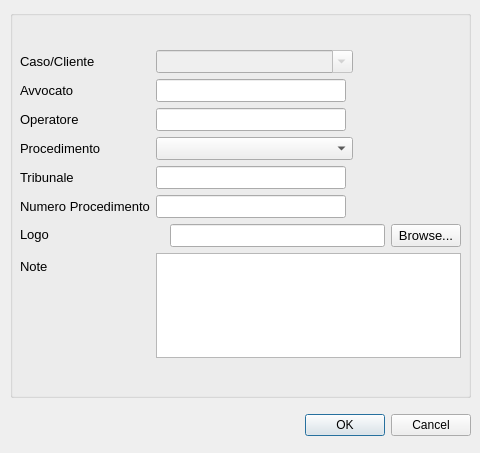
<?xml version="1.0" encoding="UTF-8"?>
<ui version="4.0">
 <class>Dialog</class>
 <widget class="QDialog" name="Dialog">
  <property name="geometry">
   <rect>
    <x>0</x>
    <y>0</y>
    <width>480</width>
    <height>453</height>
   </rect>
  </property>
  <property name="windowTitle">
   <string>Dialog</string>
  </property>
  <property name="windowIcon">
   <iconset>
    <normaloff>../images/FIT.svg</normaloff>../images/FIT.svg</iconset>
  </property>
  <widget class="QDialogButtonBox" name="buttonBox">
   <property name="geometry">
    <rect>
     <x>130</x>
     <y>410</y>
     <width>341</width>
     <height>31</height>
    </rect>
   </property>
   <property name="orientation">
    <enum>Qt::Horizontal</enum>
   </property>
   <property name="standardButtons">
    <set>QDialogButtonBox::Cancel|QDialogButtonBox::Ok</set>
   </property>
  </widget>
  <widget class="QGroupBox" name="group_box_case">
   <property name="geometry">
    <rect>
     <x>10</x>
     <y>10</y>
     <width>461</width>
     <height>388</height>
    </rect>
   </property>
   <property name="font">
    <font>
     <pointsize>10</pointsize>
    </font>
   </property>
   <widget class="QWidget" name="formLayoutWidget">
    <property name="geometry">
     <rect>
      <x>10</x>
      <y>40</y>
      <width>441</width>
      <height>308</height>
     </rect>
    </property>
    <layout class="QFormLayout" name="case_form_layout">
     <property name="fieldGrowthPolicy">
      <enum>QFormLayout::AllNonFixedFieldsGrow</enum>
     </property>
     <property name="horizontalSpacing">
      <number>6</number>
     </property>
     <property name="verticalSpacing">
      <number>6</number>
     </property>
     <item row="0" column="0">
      <widget class="QLabel" name="label_name">
       <property name="text">
        <string>Caso/Cliente</string>
       </property>
      </widget>
     </item>
     <item row="0" column="1">
      <widget class="QComboBox" name="name">
       <property name="enabled">
        <bool>false</bool>
       </property>
       <property name="minimumSize">
        <size>
         <width>44</width>
         <height>0</height>
        </size>
       </property>
       <property name="maximumSize">
        <size>
         <width>197</width>
         <height>16777215</height>
        </size>
       </property>
       <property name="editable">
        <bool>true</bool>
       </property>
      </widget>
     </item>
     <item row="1" column="0">
      <widget class="QLabel" name="label_lawyer_name">
       <property name="text">
        <string>Avvocato</string>
       </property>
      </widget>
     </item>
     <item row="1" column="1">
      <widget class="QLineEdit" name="lawyer_name">
       <property name="maximumSize">
        <size>
         <width>190</width>
         <height>16777215</height>
        </size>
       </property>
      </widget>
     </item>
     <item row="2" column="0">
      <widget class="QLabel" name="label_operator">
       <property name="text">
        <string>Operatore</string>
       </property>
      </widget>
     </item>
     <item row="2" column="1">
      <widget class="QLineEdit" name="operator">
       <property name="maximumSize">
        <size>
         <width>190</width>
         <height>16777215</height>
        </size>
       </property>
      </widget>
     </item>
     <item row="3" column="0">
      <widget class="QLabel" name="label_proceeding_type">
       <property name="text">
        <string>Procedimento</string>
       </property>
      </widget>
     </item>
     <item row="3" column="1">
      <widget class="QComboBox" name="proceeding_type">
       <property name="minimumSize">
        <size>
         <width>44</width>
         <height>0</height>
        </size>
       </property>
       <property name="maximumSize">
        <size>
         <width>197</width>
         <height>16777215</height>
        </size>
       </property>
      </widget>
     </item>
     <item row="4" column="0">
      <widget class="QLabel" name="label_courthouse">
       <property name="text">
        <string>Tribunale</string>
       </property>
      </widget>
     </item>
     <item row="4" column="1">
      <widget class="QLineEdit" name="courthouse">
       <property name="maximumSize">
        <size>
         <width>190</width>
         <height>16777215</height>
        </size>
       </property>
      </widget>
     </item>
     <item row="5" column="0">
      <widget class="QLabel" name="label_proceeding_number">
       <property name="text">
        <string>Numero Procedimento</string>
       </property>
      </widget>
     </item>
     <item row="5" column="1">
      <widget class="QLineEdit" name="proceeding_number">
       <property name="maximumSize">
        <size>
         <width>190</width>
         <height>16777215</height>
        </size>
       </property>
      </widget>
     </item>
     <item row="6" column="1">
      <layout class="QHBoxLayout" name="logo_layout_path">
       <item>
        <widget class="QLabel" name="logo_preview">
         <property name="enabled">
          <bool>true</bool>
         </property>
         <property name="text">
          <string/>
         </property>
        </widget>
       </item>
       <item>
        <widget class="QLineEdit" name="logo">
         <property name="minimumSize">
          <size>
           <width>0</width>
           <height>0</height>
          </size>
         </property>
        </widget>
       </item>
       <item>
        <widget class="QPushButton" name="logo_button">
         <property name="maximumSize">
          <size>
           <width>70</width>
           <height>16777215</height>
          </size>
         </property>
         <property name="text">
          <string>Browse...</string>
         </property>
         <property name="autoDefault">
          <bool>false</bool>
         </property>
         <property name="default">
          <bool>false</bool>
         </property>
         <property name="flat">
          <bool>false</bool>
         </property>
        </widget>
       </item>
      </layout>
     </item>
     <item row="7" column="0">
      <widget class="QLabel" name="label_notes">
       <property name="text">
        <string>Note</string>
       </property>
      </widget>
     </item>
     <item row="7" column="1">
      <widget class="QTextEdit" name="notes"/>
     </item>
     <item row="6" column="0">
      <layout class="QHBoxLayout" name="label_logo_layout">
       <item>
        <widget class="QLabel" name="label_logo">
         <property name="maximumSize">
          <size>
           <width>64</width>
           <height>25</height>
          </size>
         </property>
         <property name="text">
          <string>Logo</string>
         </property>
        </widget>
       </item>
       <item>
        <widget class="QLabel" name="label">
         <property name="maximumSize">
          <size>
           <width>20</width>
           <height>20</height>
          </size>
         </property>
         <property name="text">
          <string/>
         </property>
         <property name="pixmap">
          <pixmap>../images/info.png</pixmap>
         </property>
         <property name="scaledContents">
          <bool>true</bool>
         </property>
        </widget>
       </item>
      </layout>
     </item>
    </layout>
   </widget>
  </widget>
 </widget>
 <resources/>
 <connections>
  <connection>
   <sender>buttonBox</sender>
   <signal>accepted()</signal>
   <receiver>Dialog</receiver>
   <slot>accept()</slot>
   <hints>
    <hint type="sourcelabel">
     <x>248</x>
     <y>254</y>
    </hint>
    <hint type="destinationlabel">
     <x>157</x>
     <y>274</y>
    </hint>
   </hints>
  </connection>
  <connection>
   <sender>buttonBox</sender>
   <signal>rejected()</signal>
   <receiver>Dialog</receiver>
   <slot>reject()</slot>
   <hints>
    <hint type="sourcelabel">
     <x>316</x>
     <y>260</y>
    </hint>
    <hint type="destinationlabel">
     <x>286</x>
     <y>274</y>
    </hint>
   </hints>
  </connection>
 </connections>
</ui>
